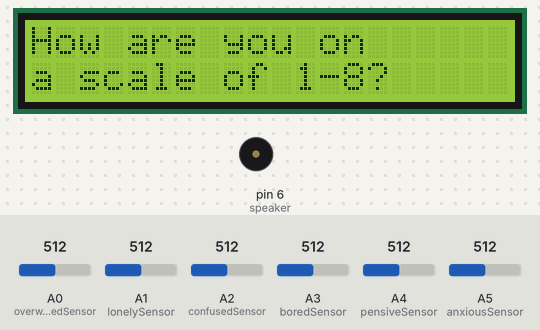
The sketch below on a simulated Arduino Uno, built with avr-gcc and run on an emulated ATmega328P. Shown: 16×2 character LCD, buzzer (waves = sounding). The test bench sets the inputs (shaded band); at power-on: A0 (overwhelmedSensor) = 512, A1 (lonelySensor) = 512, A2 (confusedSensor) = 512, A3 (boredSensor) = 512, A4 (pensiveSensor) = 512, A5 (anxiousSensor) = 512. What the sketch prints to the serial monitor is not drawn.

Above: at 1.2 s.
1.3 s: A0 (overwhelmedSensor) set to 886
4.3 s: A0 (overwhelmedSensor) set to 907
At 4.8 s:
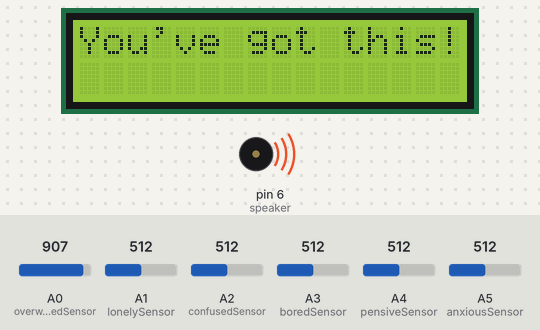
At 5.75 s:
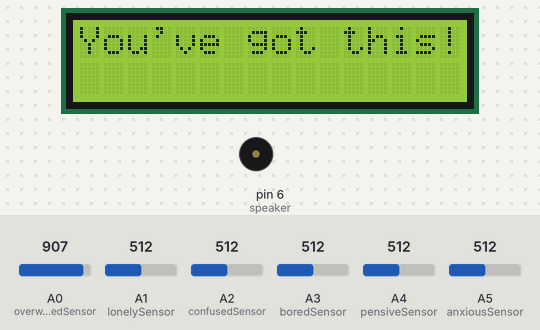
6.7 s: A1 (lonelySensor) set to 913
8.3 s: A1 (lonelySensor) set to 939
At 10.73 s:
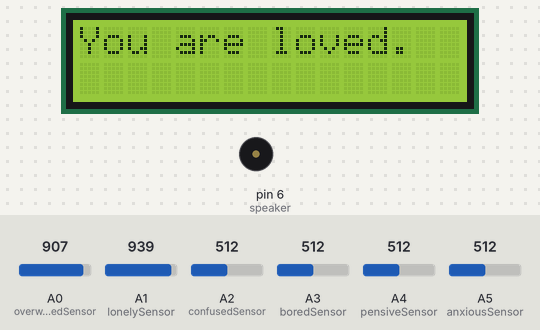
11.3 s: A2 (confusedSensor) set to 925
13.3 s: A2 (confusedSensor) set to 948
At 16.95 s:
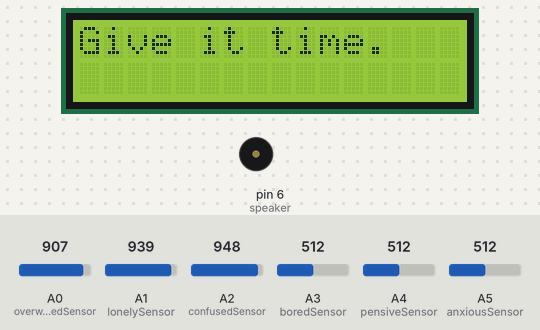
Timing chart, 0 to 17.3 s (numbered marks = the images above; inputs shaded):
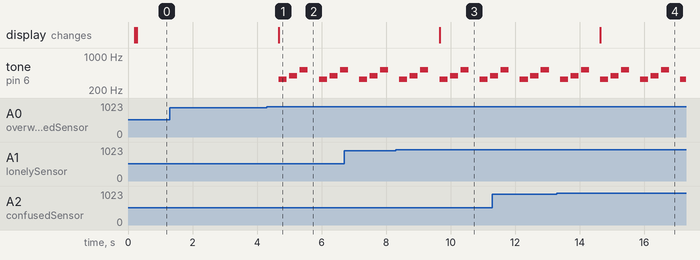

Measured:
- the behaviour switches between 894 and 895 on A0 (overwhelmedSensor) (found by bisection; images 0 and 1)
- the behaviour switches between 921 and 922 on A1 (lonelySensor) (found by bisection; images 2 and 3)
- the behaviour switches between 933 and 934 on A2 (confusedSensor) (found by bisection; images 3 and 4)
- after the input at 1.3 s, every drawn part: stays the same
- after the input at 4.3 s, tone on pin 6 (speaker): plays 330 Hz for 0.25 s, 392 Hz for 0.25 s, 523 Hz for 0.25 s, 330 Hz for 0.25 s, 392 Hz for 0.25 s, 523 Hz for 0.13 s, starting after 0.38 s; the display: changes after 0.38 s (image 1)
- after the input at 8.3 s, the display: changes after 1.4 s (image 3)
- after the input at 13.3 s, the display: changes after 1.3 s (image 4)

The sketch:

midtermReassuringChatterbox.ino
```cpp
/*
  REASSURING MESSAGE CHATTER BOX
  by Katarina Holtzapple
  5 March 2020

  made using parts of Hello World code example in the public domain
  http://www.arduino.cc/en/Tutorial/LiquidCrystalHelloWorld

  and using parts of Melody code example in the public domain
  by Tom Igoe
  http://www.arduino.cc/en/Tutorial/Tone


  The Reassuring Message Chatter Box is a spin on the traditional fortune teller chatter
  box of our elementary school years. This one interacts with an LCD screen that prompts
  users to start by rating their day on a scale of 1-10, and then choosing a mood.
  When the user flips open the flap, instead of a fortune, there will be a prompt to
  'press here' and that sends a message to the LCD.

  Set-up below:
*/


// Include the library codes:
#include <LiquidCrystal.h>
#include "pitches.h"

// Initialize library by associating needed LCD interface pin with the arduino pin number it's connected to
const int rs = 13, en = 12, d4 = 11, d5 = 10, d6 = 9, d7 = 8;
LiquidCrystal lcd(rs, en, d4, d5, d6, d7);

//Set variables for force sensors pins and speaker
const int anxiousSensor = A5;
const int pensiveSensor = A4;
const int boredSensor = A3;
const int confusedSensor = A2;
const int lonelySensor = A1;
const int overwhelmedSensor = A0;

const int speaker = 6;

// Notes in the melody that will play when reassuring message is displayed
int melody[] = {
  NOTE_E4, NOTE_G4, NOTE_C5
};
// Note durations: 4 = quarter note, 8 = eighth note, etc.:
int noteDurations[] = {
  4, 4, 4
};


void setup() {
  // Initialize serial communication at 9600 bits per second:
  Serial.begin(9600);

  //Set the inputs and outputs
  pinMode(anxiousSensor, INPUT); // pin A5
  pinMode(pensiveSensor, INPUT); // pin A4
  pinMode(boredSensor, INPUT); // pin A3
  pinMode(confusedSensor, INPUT); // pin A2
  pinMode(lonelySensor, INPUT); // pin A1
  pinMode(overwhelmedSensor, INPUT); // pin A0
  pinMode(rs, OUTPUT); // LCD pin 13
  pinMode(en, OUTPUT); // LCD pin 12
  pinMode(d4, OUTPUT); // LCD pin 11
  pinMode(d5, OUTPUT); // LCD pin 10
  pinMode(d6, OUTPUT); // LCD pin 9
  pinMode(d7, OUTPUT); // LCD pin 8
  pinMode(speaker, OUTPUT); // pin 6
}

void loop() {
  // Read the anxiousSensor force sensor
  int anxiousSensorValue = analogRead(anxiousSensor);               //Displayed between 930 (touch) and 837 (no touch)
  //Map the value:
  int anxiousMappedValue;
  anxiousMappedValue = map(anxiousSensorValue, 934, 837, 0, 255);  // (Touch, No Touch) A mapped value less than 2 will prompt message
  Serial.print("anxious raw value = ");
  Serial.print(anxiousSensorValue);
  Serial.print(" mapped value = ");
  Serial.println(anxiousMappedValue);

  // Read the pensiveSensor force sensor
  int pensiveSensorValue = analogRead(pensiveSensor);                //Displayed between 966 (touch) and 839 (no touch)
  //Map the value:
  int pensiveMappedValue;
  pensiveMappedValue = map(pensiveSensorValue, 966, 839, 0, 255);   // (Touch, No Touch) A mapped value less than 2 will prompt message
  Serial.print("pensive raw value = ");
  Serial.print(pensiveSensorValue);
  Serial.print(" mapped value = ");
  Serial.println(pensiveMappedValue);

  // Read the boredSensor force sensor
  int boredSensorValue = analogRead(boredSensor);                   //Displayed between 865 (touch) and 0 (no touch)
  //Map the value:
  int boredMappedValue;
  boredMappedValue = map(boredSensorValue, 750, 0, 0, 255);         // (Touch, No Touch) A mapped value less than 2 will prompt message
  Serial.print("bored raw value = ");
  Serial.print(boredSensorValue);
  Serial.print(" mapped value = ");
  Serial.println(boredMappedValue);

  // Read the confusedSensor force sensor
  int confusedSensorValue = analogRead(confusedSensor);              //Displayed between 945 (touch) and 0 (no touch)
  //Map the value:
  int confusedMappedValue;
  confusedMappedValue = map(confusedSensorValue, 945, 0, 0, 255);    // (Touch, No Touch) A mapped value less than 2 will prompt message
  Serial.print("confused raw value = ");
  Serial.print(confusedSensorValue);
  Serial.print(" mapped value = ");
  Serial.println(confusedMappedValue);

  // Read the lonelySensor force sensor
  int lonelySensorValue = analogRead(lonelySensor);                   //Displayed between 932 (touch) and 0 (no touch)
  //Map the value:
  int lonelyMappedValue;
  lonelyMappedValue = map(lonelySensorValue, 932, 0, 0, 255);
  Serial.print("lonely raw value = ");
  Serial.print(lonelySensorValue);
  Serial.print(" mapped value = ");
  Serial.println(lonelyMappedValue);

  // Read the overwhelmedSensor force sensor
  int overwhelmedSensorValue = analogRead(overwhelmedSensor);          //Displayed between 902 (touch) and 0 (no touch)
  //Map the value:
  int overwhelmedMappedValue;
  overwhelmedMappedValue = map(overwhelmedSensorValue, 902, 0, 0, 255);   // (Touch, No Touch) A mapped value less than 2 will prompt message
  Serial.print("overwhelmed raw value = ");
  Serial.print(overwhelmedSensorValue);
  Serial.print(" mapped value = ");
  Serial.println(overwhelmedMappedValue);
  //delay(5000);                                                    //Commented out to save time, use when reading Serial Monitor


  // Print first message "How are you on a scale of 1-10?" on LCD
  if (anxiousMappedValue >= 2 && pensiveMappedValue >= 2  && boredMappedValue >= 2
      && confusedMappedValue >= 2 && lonelyMappedValue >= 2 && overwhelmedMappedValue >= 2) {

    // Set up the LCD's number of columns and rows:
    lcd.begin(20, 2);
    // Print a message to the LCD.
    lcd.print("How are you on ");
    // Set the cursor to column 0, line 1
    // (note: line 1 is the second row, since counting begins with 0):
    lcd.setCursor(0, 1);
    //Print a message to second line of LCD
    lcd.print("a scale of 1-8?");

  } // Print anxious response message and play sound
  else if (anxiousMappedValue <= 2) {
    // Set up the LCD's number of columns and rows:
    lcd.begin(16, 2);
    // Print a message to the LCD.
    lcd.print("Breathe. It will");
    // Set the cursor to column 0, line 1
    // (note: line 1 is the second row, since counting begins with 0):
    lcd.setCursor(0, 1);
    // Print a message to second line of LCD
    lcd.print("be fine.");

    // Iterate over the notes of the melody:
    for (int thisNote = 0; thisNote < 3; thisNote++) {

      // to calculate the note duration, take one second divided by the note type.
      //e.g. quarter note = 1000 / 4, eighth note = 1000/8, etc.
      int noteDuration = 1000 / noteDurations[thisNote];
      tone(speaker, melody[thisNote], noteDuration);

      // to distinguish the notes, set a minimum time between them.
      // the note's duration + 30% seems to work well:
      int pauseBetweenNotes = noteDuration * 1.30;
      delay(pauseBetweenNotes);
      // stop the tone playing:
      noTone(speaker);
    }

  } // Print pensive response message and play sound
  else if (pensiveMappedValue <= 2) {
    // Set up the LCD's number of columns and rows:
    lcd.begin(16, 2);
    // Print a message to the LCD.
    lcd.print("I think,");
    // Set the cursor to column 0, line 1
    // (note: line 1 is the second row, since counting begins with 0):
    lcd.setCursor(0, 1);
    // Print a message to second line of LCD
    lcd.print("therefore I am.");

    // Iterate over the notes of the melody:
    for (int thisNote = 0; thisNote < 3; thisNote++) {

      // to calculate the note duration, take one second divided by the note type.
      //e.g. quarter note = 1000 / 4, eighth note = 1000/8, etc.
      int noteDuration = 1000 / noteDurations[thisNote];
      tone(speaker, melody[thisNote], noteDuration);

      // to distinguish the notes, set a minimum time between them.
      // the note's duration + 30% seems to work well:
      int pauseBetweenNotes = noteDuration * 1.30;
      delay(pauseBetweenNotes);
      // stop the tone playing:
      noTone(speaker);
    }

  } // Print bored response message and play sound                    // Comment out if the bored sensor does not seem to be working
  else if (boredMappedValue <= 2) {                                     // For example: it only reads at around raw value of 3, regardless of touch
    // Set up the LCD's number of columns and rows:
    lcd.begin(16, 2);
    // Print a message to the LCD.
    lcd.print("Google dad jokes");

    // Iterate over the notes of the melody:
    for (int thisNote = 0; thisNote < 3; thisNote++) {

      // to calculate the note duration, take one second divided by the note type.
      //e.g. quarter note = 1000 / 4, eighth note = 1000/8, etc.
      int noteDuration = 1000 / noteDurations[thisNote];
      tone(speaker, melody[thisNote], noteDuration);

      // to distinguish the notes, set a minimum time between them.
      // the note's duration + 30% seems to work well:
      int pauseBetweenNotes = noteDuration * 1.30;
      delay(pauseBetweenNotes);
      // stop the tone playing:
      noTone(speaker);
    }

  } // Print confused response message and play sound
  else if (confusedMappedValue <= 2) {
    // set up the LCD's number of columns and rows:
    lcd.begin(16, 2);
    // Print a message to the LCD.
    lcd.print("Give it time.");

    // Iterate over the notes of the melody:
    for (int thisNote = 0; thisNote < 3; thisNote++) {

      // to calculate the note duration, take one second divided by the note type.
      //e.g. quarter note = 1000 / 4, eighth note = 1000/8, etc.
      int noteDuration = 1000 / noteDurations[thisNote];
      tone(speaker, melody[thisNote], noteDuration);

      // to distinguish the notes, set a minimum time between them.
      // the note's duration + 30% seems to work well:
      int pauseBetweenNotes = noteDuration * 1.30;
      delay(pauseBetweenNotes);
      // stop the tone playing:
      noTone(speaker);
    }
  } // Print lonely response message and play sound
  else if (lonelyMappedValue <= 2) {
    // set up the LCD's number of columns and rows:
    lcd.begin(16, 2);
    // Print a message to the LCD.
    lcd.print("You are loved.");

    // Iterate over the notes of the melody:
    for (int thisNote = 0; thisNote < 3; thisNote++) {

      // to calculate the note duration, take one second divided by the note type.
      //e.g. quarter note = 1000 / 4, eighth note = 1000/8, etc.
      int noteDuration = 1000 / noteDurations[thisNote];
      tone(speaker, melody[thisNote], noteDuration);

      // to distinguish the notes, set a minimum time between them.
      // the note's duration + 30% seems to work well:
      int pauseBetweenNotes = noteDuration * 1.30;
      delay(pauseBetweenNotes);
      // stop the tone playing:
      noTone(speaker);
    }
  }  // Print overwhelmed response message and play sound
  else if (overwhelmedMappedValue <= 2) {
    // set up the LCD's number of columns and rows:
    lcd.begin(16, 2);
    // Print a message to the LCD.
    lcd.print("You've got this!");

    // Iterate over the notes of the melody:
    for (int thisNote = 0; thisNote < 3; thisNote++) {

      // to calculate the note duration, take one second divided by the note type.
      //e.g. quarter note = 1000 / 4, eighth note = 1000/8, etc.
      int noteDuration = 1000 / noteDurations[thisNote];
      tone(speaker, melody[thisNote], noteDuration);

      // to distinguish the notes, set a minimum time between them.
      // the note's duration + 30% seems to work well:
      int pauseBetweenNotes = noteDuration * 1.30;
      delay(pauseBetweenNotes);
      // stop the tone playing:
      noTone(speaker);
    }

  }

}
```
